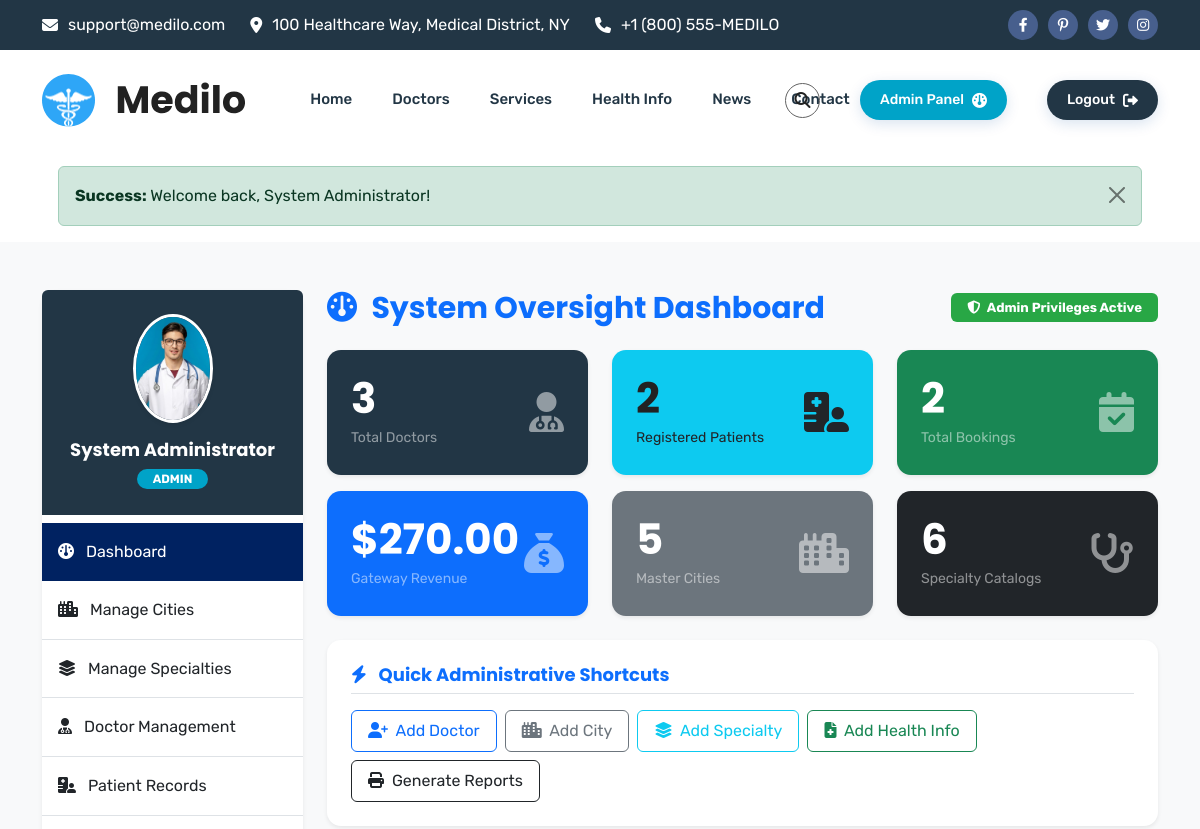
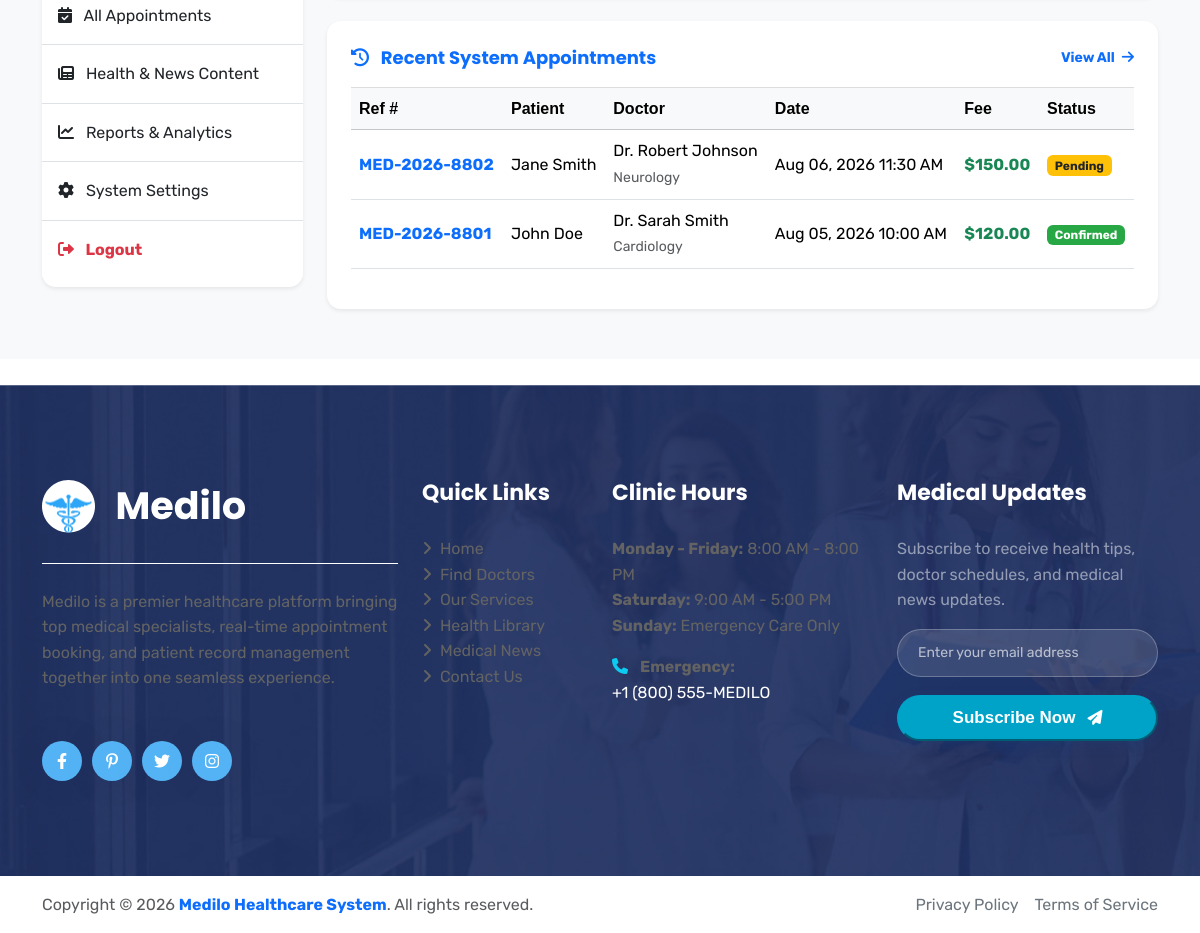
Page /admin/dashboard.php (signed in) on the committed database (2 pictures, top to bottom).
### tables this page shows
CREATE TABLE `appointments` (
  `id` INT AUTO_INCREMENT PRIMARY KEY,
  `appointment_number` VARCHAR(50) UNIQUE NOT NULL,
  `patient_id` INT NOT NULL,
  `doctor_id` INT NOT NULL,
  `appointment_date` DATE NOT NULL,
  `appointment_time` TIME NOT NULL,
  `reason` TEXT,
  `fee` DECIMAL(10,2) NOT NULL,
  `status` ENUM('Pending', 'Confirmed', 'Completed', 'Cancelled') DEFAULT 'Pending',
  `payment_status` ENUM('Unpaid', 'Paid', 'Refunded') DEFAULT 'Unpaid',
  `payment_method` VARCHAR(50) DEFAULT NULL,
  `transaction_id` VARCHAR(100) DEFAULT NULL,
  `created_at` DATETIME DEFAULT CURRENT_TIMESTAMP,
  FOREIGN KEY (`patient_id`) REFERENCES `patients`(`id`) ON DELETE CASCADE,
  FOREIGN KEY (`doctor_id`) REFERENCES `doctors`(`id`) ON DELETE CASCADE
);

CREATE TABLE `users` (
  `id` INT AUTO_INCREMENT PRIMARY KEY,
  `username` VARCHAR(50) UNIQUE NOT NULL,
  `password` VARCHAR(255) NOT NULL,
  `email` VARCHAR(100) UNIQUE NOT NULL,
  `full_name` VARCHAR(100) NOT NULL,
  `phone` VARCHAR(30) NOT NULL,
  `address` TEXT NOT NULL,
  `role` ENUM('admin', 'doctor', 'patient') NOT NULL DEFAULT 'patient',
  `created_at` DATETIME DEFAULT CURRENT_TIMESTAMP
);

CREATE TABLE `specialties` (
  `id` INT AUTO_INCREMENT PRIMARY KEY,
  `name` VARCHAR(100) NOT NULL,
  `description` TEXT,
  `icon` VARCHAR(100) DEFAULT 'fa-solid fa-stethoscope',
  `created_at` DATETIME DEFAULT CURRENT_TIMESTAMP
);

### config/db.php (called while the page is built, shortened)
<?php
require_once __DIR__ . '/config.php';
class Database {
    private static $instance = null;
    private $pdo;
    private function __construct() {
        try {
            $options = [
                PDO::ATTR_ERRMODE => PDO::ERRMODE_EXCEPTION,
                PDO::ATTR_DEFAULT_FETCH_MODE => PDO::FETCH_ASSOC,
                PDO::ATTR_EMULATE_PREPARES => false,
            ];
            $dsn = "mysql:host=" . DB_HOST . ";dbname=" . DB_NAME . ";charset=utf8mb4";
            $this->pdo = new PDO($dsn, DB_USER, DB_PASS, $options);
            $this->checkAndInitializeSchema();
        } catch (PDOException $e) {
            die("Database Connection Error: " . $e->getMessage());
        }
    }
    public static function getInstance() {
        if (self::$instance === null) {
            self::$instance = new Database();
        }
        return self::$instance;
    }
    public function query($sql, $params = []) {
        try {
            $stmt = $this->pdo->prepare($sql);
            $stmt->execute($params);
            return $stmt;
        } catch (PDOException $e) {
            error_log("Database Query Error: " . $e->getMessage() . " | SQL: " . $sql);
            throw new Exception("Database operation failed: " . $e->getMessage());
        }
    }
    private function checkAndInitializeSchema() {
        try {
            $stmt = $this->pdo->query("SHOW TABLES LIKE 'users'");
        } catch (Exception $e) {
            error_log("Schema initialization error: " . $e->getMessage());
        }
    }
}
function fetchAll($sql, $params = []) {
    return Database::getInstance()->query($sql, $params)->fetchAll();
}
function fetchOne($sql, $params = []) {
    return Database::getInstance()->query($sql, $params)->fetch();
}

### admin/dashboard.php (the view, shortened to what this page needs)
<?php
require_once __DIR__ . '/../config/db.php';
$total_doctors = fetchOne("SELECT COUNT(*) AS total FROM doctors")['total'] ?? 0;
$total_patients = fetchOne("SELECT COUNT(*) AS total FROM patients")['total'] ?? 0;
$total_appointments = fetchOne("SELECT COUNT(*) AS total FROM appointments")['total'] ?? 0;
$total_revenue = fetchOne("SELECT SUM(amount) AS total FROM payments WHERE status = 'Success'")['total'] ?? 0.00;
$total_cities = fetchOne("SELECT COUNT(*) AS total FROM cities")['total'] ?? 0;
$total_specialties = fetchOne("SELECT COUNT(*) AS total FROM specialties")['total'] ?? 0;
$recent_appointments = fetchAll("
    SELECT a.*, u_pat.full_name AS patient_name, u_doc.full_name AS doctor_name, s.name AS specialty_name
    FROM appointments a
    JOIN patients p ON a.patient_id = p.id
    JOIN users u_pat ON p.user_id = u_pat.id
    JOIN doctors d ON a.doctor_id = d.id
    JOIN users u_doc ON d.user_id = u_doc.id
    JOIN specialties s ON d.specialty_id = s.id
    ORDER BY a.id DESC LIMIT 6
");
include_once __DIR__ . '/../includes/header.php';
?>
<section class="py-5 bg-light">
    <div class="container">
        <div class="row gy-4">
            <div class="col-lg-3">
                <?php include_once __DIR__ . '/../includes/sidebar.php'; ?>
            </div>
            <div class="col-lg-9">
                <div class="d-flex justify-content-between align-items-center mb-4">
                    <h3 class="mb-0 text-primary"><i class="fa-solid fa-gauge me-2"></i> System Oversight Dashboard</h3>
                    <span class="badge bg-success py-2 px-3 fs-7"><i class="fa-solid fa-shield-halved me-1"></i> Admin Privileges Active</span>
                </div>
                <div class="row gy-3 mb-4">
                    <div class="col-md-4 col-sm-6">
                        <div class="card border-0 shadow-sm p-4 rounded-3 cs_blue_bg text-white">
                            <div class="d-flex justify-content-between align-items-center">
                                <div>
                                    <h2 class="text-white fw-bold mb-0"><?php echo $total_doctors; ?></h2>
                                    <span class="text-white-50 small">Total Doctors</span>
                                </div>
                                <i class="fa-solid fa-user-doctor fs-1 text-white-50"></i>
                            </div>
                        </div>
                    </div>
                    <div class="col-md-4 col-sm-6">
                        <div class="card border-0 shadow-sm p-4 rounded-3 bg-info text-dark">
                            <div class="d-flex justify-content-between align-items-center">
                                <div>
                                    <h2 class="fw-bold mb-0"><?php echo $total_patients; ?></h2>
                                    <span class="text-dark-50 small">Registered Patients</span>
                                </div>
                                <i class="fa-solid fa-hospital-user fs-1 text-dark-50"></i>
                            </div>
                        </div>
                    </div>
                    <div class="col-md-4 col-sm-6">
                        <div class="card border-0 shadow-sm p-4 rounded-3 bg-success text-white">
                            <div class="d-flex justify-content-between align-items-center">
                                <div>
                                    <h2 class="text-white fw-bold mb-0"><?php echo $total_appointments; ?></h2>
                                    <span class="text-white-50 small">Total Bookings</span>
                                </div>
                                <i class="fa-solid fa-calendar-check fs-1 text-white-50"></i>
                            </div>
                        </div>
                    </div>
                    <div class="col-md-4 col-sm-6">
                        <div class="card border-0 shadow-sm p-4 rounded-3 bg-primary text-white">
                            <div class="d-flex justify-content-between align-items-center">
                                <div>
                                    <h2 class="text-white fw-bold mb-0">$<?php echo number_format($total_revenue, 2); ?></h2>
                                    <span class="text-white-50 small">Gateway Revenue</span>
                                </div>
                                <i class="fa-solid fa-sack-dollar fs-1 text-white-50"></i>
                            </div>
                        </div>
                    </div>
                    <div class="col-md-4 col-sm-6">
                        <div class="card border-0 shadow-sm p-4 rounded-3 bg-secondary text-white">
                            <div class="d-flex justify-content-between align-items-center">
                                <div>
                                    <h2 class="text-white fw-bold mb-0"><?php echo $total_cities; ?></h2>
                                    <span class="text-white-50 small">Master Cities</span>
                                </div>
                                <i class="fa-solid fa-city fs-1 text-white-50"></i>
                            </div>
                        </div>
                    </div>
                    <div class="col-md-4 col-sm-6">
                        <div class="card border-0 shadow-sm p-4 rounded-3 bg-dark text-white">
                            <div class="d-flex justify-content-between align-items-center">
                                <div>
                                    <h2 class="text-white fw-bold mb-0"><?php echo $total_specialties; ?></h2>
                                    <span class="text-white-50 small">Specialty Catalogs</span>
                                </div>
                                <i class="fa-solid fa-stethoscope fs-1 text-white-50"></i>
                            </div>
                        </div>
                    </div>
                </div>
                <div class="card border-0 shadow-sm p-4 mb-4 rounded-3">
                    <h5 class="border-bottom pb-2 mb-3 text-primary"><i class="fa-solid fa-bolt me-2"></i> Quick Administrative Shortcuts</h5>
                    <div class="d-flex flex-wrap gap-2">
                        <a href="<?php echo APP_URL; ?>/admin/doctors.php?action=add" class="btn btn-outline-primary py-2 px-3"><i class="fa-solid fa-user-plus me-1"></i> Add Doctor</a>
                        <a href="<?php echo APP_URL; ?>/admin/cities.php" class="btn btn-outline-secondary py-2 px-3"><i class="fa-solid fa-city me-1"></i> Add City</a>
                        <a href="<?php echo APP_URL; ?>/admin/specialties.php" class="btn btn-outline-info py-2 px-3"><i class="fa-solid fa-layer-group me-1"></i> Add Specialty</a>
                        <a href="<?php echo APP_URL; ?>/admin/content.php?action=add_health" class="btn btn-outline-success py-2 px-3"><i class="fa-solid fa-file-medical me-1"></i> Add Health Info</a>
                        <a href="<?php echo APP_URL; ?>/admin/reports.php" class="btn btn-outline-dark py-2 px-3"><i class="fa-solid fa-print me-1"></i> Generate Reports</a>
                    </div>
                </div>
                <div class="card border-0 shadow-sm rounded-3 p-4">
                    <div class="d-flex justify-content-between align-items-center mb-3">
                        <h5 class="mb-0 text-primary"><i class="fa-solid fa-clock-rotate-left me-2"></i> Recent System Appointments</h5>
                        <a href="<?php echo APP_URL; ?>/admin/appointments.php" class="small text-primary fw-bold text-decoration-none">View All <i class="fa-solid fa-arrow-right ms-1"></i></a>
                    </div>
                    <div class="table-responsive">
                        <table class="table table-hover align-middle">
                            <thead class="table-light">
                                <tr>
                                    <th>Ref #</th>
                                    <th>Patient</th>
                                    <th>Doctor</th>
                                    <th>Date</th>
                                    <th>Fee</th>
                                    <th>Status</th>
                                </tr>
                            </thead>
                            <tbody>
                                <?php foreach ($recent_appointments as $apt): ?>
                                    <tr>
                                        <td class="fw-bold text-primary"><?php echo htmlspecialchars($apt['appointment_number']); ?></td>
                                        <td><?php echo htmlspecialchars($apt['patient_name']); ?></td>
                                        <td><?php echo htmlspecialchars($apt['doctor_name']); ?> <br><small class="text-muted"><?php echo htmlspecialchars($apt['specialty_name']); ?></small></td>
                                        <td><?php echo date('M d, Y', strtotime($apt['appointment_date'])) . ' ' . date('g:i A', strtotime($apt['appointment_time'])); ?></td>
                                        <td class="fw-bold text-success">$<?php echo number_format($apt['fee'], 2); ?></td>
                                        <td>
                                            <?php if ($apt['status'] === 'Confirmed'): ?>
                                                <span class="badge bg-success">Confirmed</span>
                                            <?php elseif ($apt['status'] === 'Completed'): ?>
                                                <span class="badge bg-info text-dark">Completed</span>
                                            <?php elseif ($apt['status'] === 'Cancelled'): ?>
                                                <span class="badge bg-danger">Cancelled</span>
                                            <?php else: ?>
                                                <span class="badge bg-warning text-dark">Pending</span>
                                            <?php endif; ?>
                                        </td>
                                    </tr>
                                <?php endforeach; ?>
                            </tbody>
                        </table>
                    </div>
                </div>
            </div>
        </div>
    </div>
</section>
<?php include_once __DIR__ . '/../includes/footer.php'; ?>

### includes/header.php (style rules this page uses)
.card, .cs_card, .cs_iconbox { transition: transform 0.3s cubic-bezier(0.4, 0, 0.2, 1), box-shadow 0.3s cubic-bezier(0.4, 0, 0.2, 1) !important; border-radius: 14px !important; }

### rows in the picture
appointments: appointment_number "MED-2026-8802", users.full_name "Jane Smith", users.full_name "Dr. Robert Johnson", specialties.name "Neurology", appointment_date "Aug 06, 2026", appointment_time "11:30 AM", fee "150.00", status "Pending"
appointments: appointment_number "MED-2026-8801", users.full_name "John Doe", users.full_name "Dr. Sarah Smith", specialties.name "Cardiology", appointment_date "Aug 05, 2026", appointment_time "10:00 AM", fee "120.00", status "Confirmed"

### other values in the picture
$type "Success"
$msg "Welcome back, System Administrator!"
$user['full_name'] "System Administrator"
$user['role'] "ADMIN"
$total_doctors "3"
$total_patients "2"
$total_appointments "2"
$total_revenue "270.00"
$total_cities "5"
$total_specialties "6"
